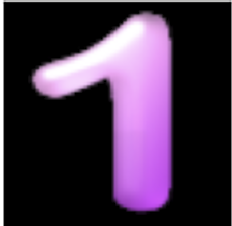
#> input picture num_1.png, 232 x 226 px
$ python '데구응기말.py'
#> lines starting #> are read from the running program, lines starting #| are printed output that depends on the picture
import cv2
import random
import numpy as np
import matplotlib.pyplot as plt
import pyautogui
from queue import PriorityQueue

# 정답 이미지 파일 리스트 정의
imgList11 = ['num_1.png', 'num_2.png', 'num_3.png']
imgList12 = ['num_8.png', 'num_0.png', 'num_4.png']
imgList13 = ['num_7.png', 'num_6.png', 'num_5.png']
imgList1 = imgList11 + imgList12 + imgList13#3개의 리스트를 하나의 리스트로 변경한다.


# imgList1에 있는 이미지 파일들을 읽어들이고, 타겟 크기로 조정후 RGB 형식으로 반환
def load_images(target_size=(224, 224)):
    # 이지미의 사이즈를 224x224로 맞춘다.
#> called with target_size = (224, 224)
    return [cv2.resize(cv2.cvtColor(cv2.imread(img), cv2.COLOR_BGR2RGB), target_size) for img in imgList1]
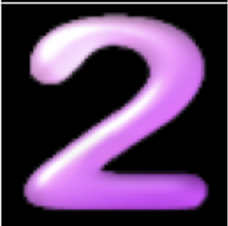
#> input picture num_2.png, 228 x 226 px
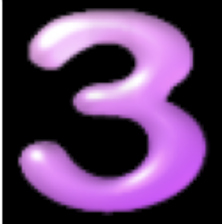
#> input picture num_3.png, 222 x 224 px
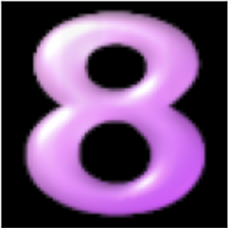
#> input picture num_8.png, 228 x 228 px
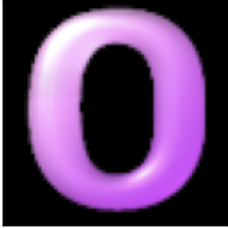
#> input picture num_0.png, 228 x 228 px
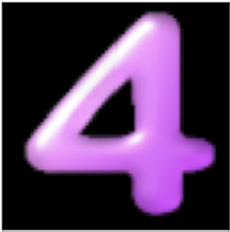
#> input picture num_4.png, 230 x 232 px
    #읽어들인 이미지를 RGB 형식으로 변환

# 이미지 파일 읽어들어서 리스트에 저장한다.
#> (the run stopped early here; a loop or call above may not have finished)
